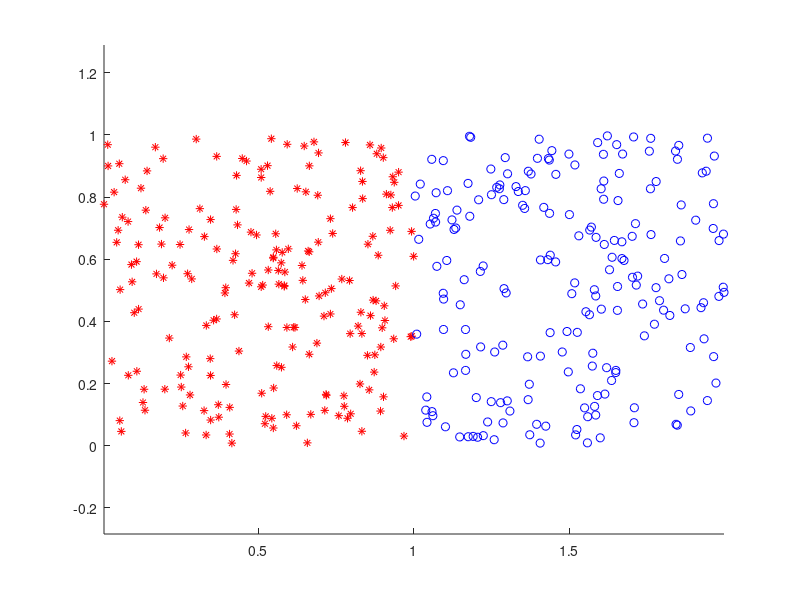

Write MATLAB code to recreate this figure. (Note: this script raises an error after producing the figure.)

n1 = 200; train_data_class1 = rand(n1,2);
n2 = 200; train_data_class2 = rand(n2,2) + ones(n2,2)*[1 0; 0 0];
train_data = [train_data_class1 ; train_data_class2];
train_label(1:n1) = 1;
train_label(n1+1:n1+n2) = 2;

figure (1); clf; hold all; axis equal;
plot(train_data(1:n1,1), train_data(1:n1,2), 'r*');
plot(train_data(n1+1:n1+n2,1), train_data(n1+1:n1+n2,2), 'bo');

n3 = 100; test_data_class1 = rand(n3,2);
n4 = 100; test_data_class2 = rand(n4,2) + ones(n4,2)*[1 0; 0 0];
test_data = [test_data_class1 ; test_data_class2];
test_label(1:n3) = 1;
test_label(n3+1:n3+n4) = 2;

k_values=[1, 3, 5, 7, 10, 15, 20];
evres=keval(k_values,train_data,train_label',test_data,test_label');

figure(2); hold all;
plot(k_values,evres(:,1),'r*:');
plot(k_values,evres(:,2), 'b.-');

% 7. ja die Ergebnisse aendern sich weil sich die Anzahl der Nachbarn,
% welche fuer die Klassifizierung benutzt werden, aendert

%8. verstehe ich nicht was gemacht werden soll

% 9. vergroessert sich die Anzahl der Trainingsdaten wird zwar der trainError
% groesser aber der testError kleiner (die Performance wird besser)

% 10. sowohl train als auch test error steigen (die Performance sinkt)


